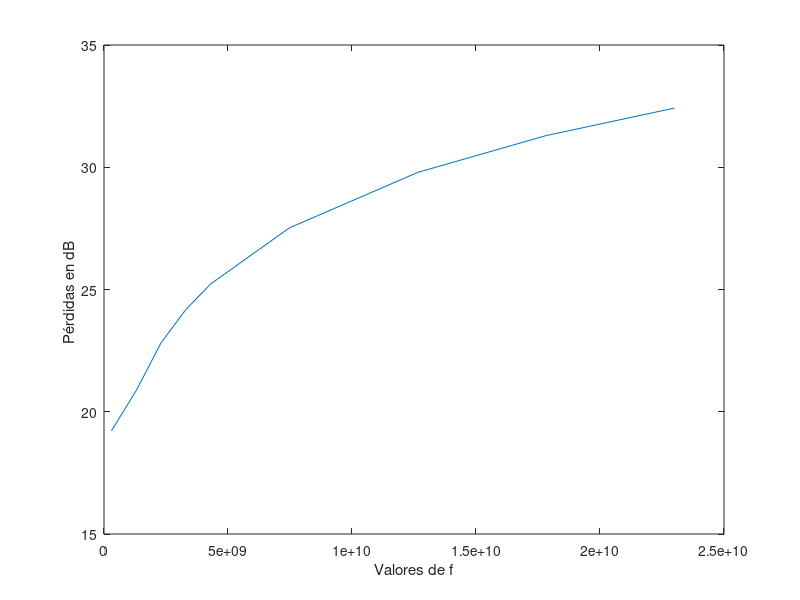

Reproduce this figure in MATLAB.
clear;clc;close all;
K      = 4/3;
c      = 3e8;
f      = [300,1300, 2300, 3300, 4300,7475,12650, 17825, 23000].*1e6;
lambda = c./f;
d      = 20.09e3;
R0     = 6370e3;
Re     = R0*K;
h1     = 807;
h2     = 813;
e  = [797 800 815 799 735 760 788 805];
a  = [10 0 0 0 0 0 0  8];
d1 = [0 0.806e3 1.910e3 3.721e3 7.831e3 10.955e3 14.965e3 d];
d2 = d - d1;

flecha         = d1.*d2/(2*Re);
altura_rayo    = ((e(end)+a(end)-e(1)-a(1))/d)*d1 + e(1)+a(1);
despejamiento  = e + flecha - altura_rayo;
    
numero_iteraciones    = size(lambda);
columnas              = size(f);

for iteracion=1:numero_iteraciones(2)
    R1(iteracion,:) = sqrt(lambda(1,iteracion)*d1.*d2/d); %Altura del primer rayo de Fresnel    
end

despejamiento(:,1)    =[];
despejamiento(:,end)  =[];
d1(:,1)        =[];
d1(:,end)      =[];
R1(:,1)        =[];
R1(:,end)      =[];
e(:,1) = [];
e(:,end) = [];

d2=d-d1;

uve           = sqrt(2)*despejamiento./R1;
Ldif_iterado  = 6.9 + 20*log10(sqrt((uve-0.1).^2 +1) + uve-0.1);

altura_rayo(:,1) = [];
altura_rayo(:,end) = [];

flecha        = (d1.*d2)/(2*Re);
despejamiento =  e + flecha - altura_rayo;
for iteracion=1:numero_iteraciones(2)       
    uve_iterado(iteracion,:)   = sqrt(2)*despejamiento./R1(iteracion,:);   
end

d_izq   = d1(2);
d1_izq  = d1(1);
d2_izq  = d1(2)-d1(1);
h2_izq  = e(2);
h1_izq  = h1;
AlturaRayo_izq   = ((h2_izq-h1_izq)/d_izq)*d1_izq+h1_izq;


Flecha_izquierda        = (d1_izq*d2_izq)/(2*Re);
Despejamiento_izquierda = Flecha_izquierda + e(1) - AlturaRayo_izq;      
        
d_drch  = d2(2);
d1_drch = d1(3)-d1(2);
d2_drch = d2(3);
h2_drch = h2;
h1_drch = e(2);
AlturaRayo_drch  = ((h2_drch-h1_drch)/d_drch)*d1_drch+h1_drch;

Flecha_derecha        = (d1_drch*d2_drch)/(2*Re);
Despejamiento_derecha = Flecha_derecha + e(3) - AlturaRayo_drch;   

C =10+0.04*(d1(2)/1000+d2(2)/1000);

figure(1);title("Ldiff totales")
for iteracion=1:numero_iteraciones(2)

   %IZQUIERDA 
        R1_izq(iteracion,:)        = sqrt(lambda(1,iteracion)*d1_izq*d2_izq/d_izq);  
       
        uve_izquiera(iteracion,:)  = sqrt(2)*(Despejamiento_izquierda/R1_izq(iteracion,:));
        
        if(uve_izquiera(iteracion,:)<-0.78)
          Lad_izquierda(iteracion,:) =0;
        else         
          Lad_izquierda(iteracion,:) = 6.9 + 20*log10(sqrt((uve_izquiera(iteracion,:)-0.1).^2 +1) + uve_izquiera(iteracion,:)-0.1)
        end
      
   %DERECHA
     
        R1_drch(iteracion,:)     = sqrt(lambda(1,iteracion)*d1_drch*d2_drch/d_drch);
        
        uve_derecha(iteracion,:) = sqrt(2)*(Despejamiento_derecha/R1_drch(iteracion,:));
        
        if(uve_derecha(iteracion,:)<-0.78)
          Lad_derecha(iteracion,:) =0;
        else
          Lad_derecha(iteracion,:)  = 6.9 + 20*log10(sqrt((uve_derecha(iteracion,:)-0.1).^2 +1) + uve_derecha(iteracion,:)-0.1)
        end
        
        T(iteracion,:) =1-exp(-(max(Ldif_iterado(iteracion,:)))/6);
   
   Ldiff_totales(iteracion,:) = max(Ldif_iterado(iteracion,2)) + T(iteracion,:)*(Lad_derecha(iteracion,:) + Lad_izquierda(iteracion,:) + C)

   
end
plot(f,Ldiff_totales)
ylabel("Pérdidas en dB ");xlabel("Valores de f");


Peridas = [Lad_izquierda(:,1) Ldiff_totales(:,1) Lad_derecha(:,1)]